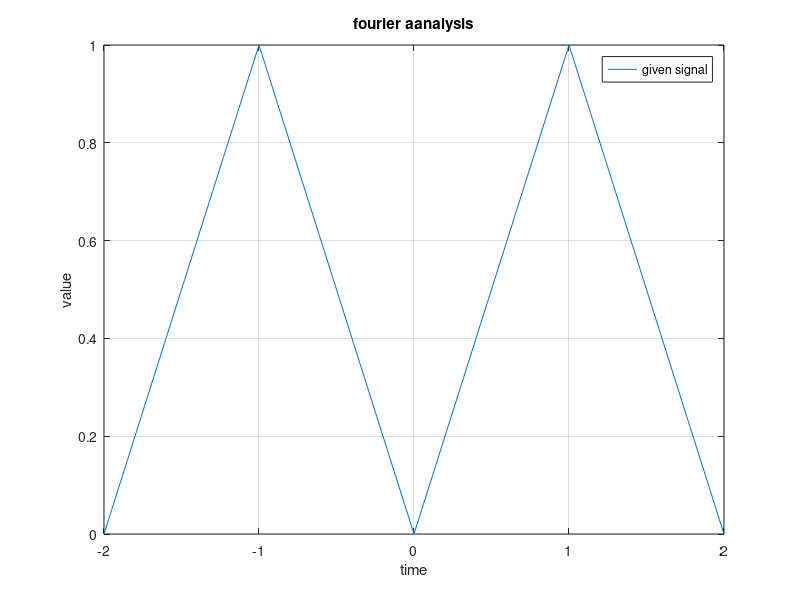
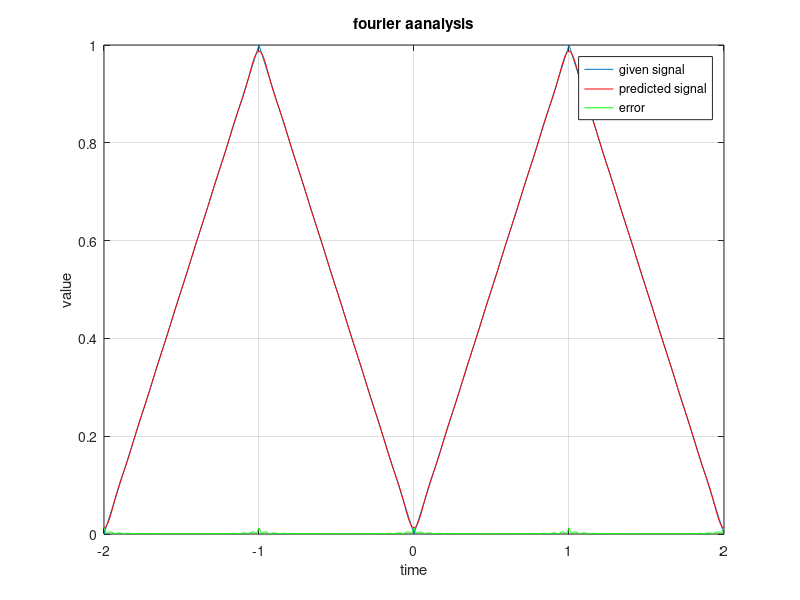
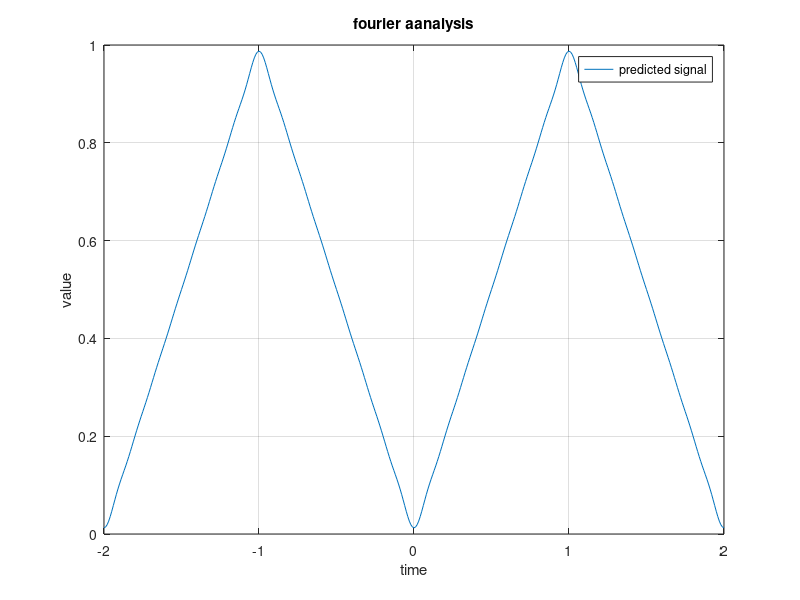

Here is the MATLAB script that generated these plots, in order:
t = (-2:0.01:2)
F = 4
xt = [(0:0.01:1) (0.99:-0.01:0.01) (0:0.01:1) (0.99:-0.01:0)]
%subplot(3,1,1)
figure(1)
plot(t,xt),grid on;
xlabel('time');
ylabel('value');
legend('given signal');
title('fourier aanalysis')

figure(2)
plot(t,xt),grid on;hold on

%xlim([min(t)-1 max(t)+1]);ylim([min(y)-1 max(y)+1]);

j = sqrt(-1)

thet2 = j*2*pi*F*t

N = 15

k=(-N:1:N)
ck=zeros(1,length(k))
for i=1:length(k)
    if k(i) == 0
        ck(i) = 0.5
    else
        ck(i) = ((-1)^k(i)-1)/(pi^2*k(i)^2)
    end
end

yn=zeros(1,length(t))

thet3 = 2*pi*F*k
for i=1:length(t)
    yn(i) = sum((ck.*(cos(2*pi*0.5*k*t(i))+j*sin(2*pi*0.5*k*t(i)))))
end
figure(3)
plot(t,yn),grid on;
xlabel('time');
ylabel('value');
legend('predicted signal');
title('fourier aanalysis')

figure(2)
plot(t,yn,'r'),grid on;hold on
%xlim([min(t)-1 max(t)+1]);ylim([min(y)-1 max(y)+1]);


er = abs(xt-yn)
figure(2)
plot(t,er,'g'),grid on;
%xlim([min(t)-1 max(t)+1]);ylim([min(y)-1 max(y)+1]);
xlabel('time');
ylabel('value');
legend('given signal','predicted signal','error');
title('fourier aanalysis')
